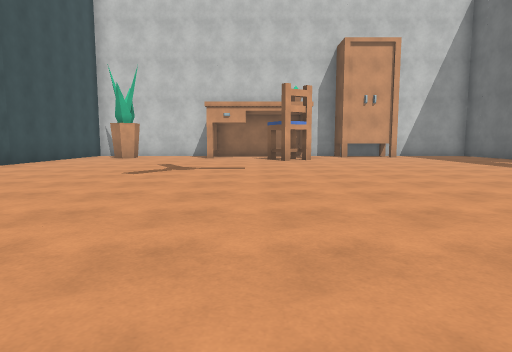
View 1 (above)

24 first-person views from a walk through a 3-D level made in the Unity game engine. The camera is 1.2 m above the floor, tilts 6° down and sees 75° across. Doors are open. The floor is counted in squares, 2 m on a side. Each view is taken from the middle of a square. On the plan, view 1 faces up. The plan holds only what a view shows up to about 10 squares ahead; the rest is blank. The place goes on beyond the plan. The player is left out. Surface patterns are stand-ins for the level's own textures.

View 2
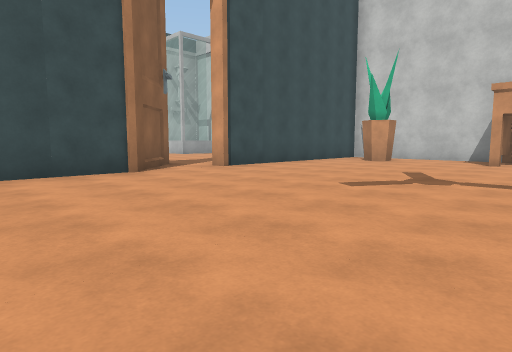

View 3
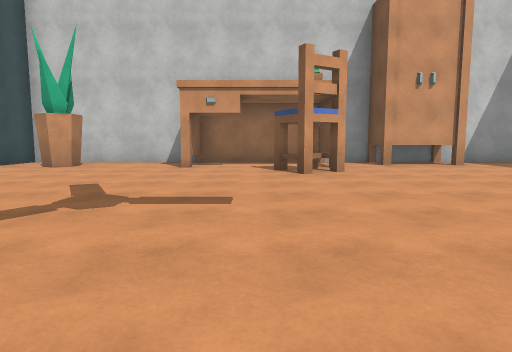

View 4
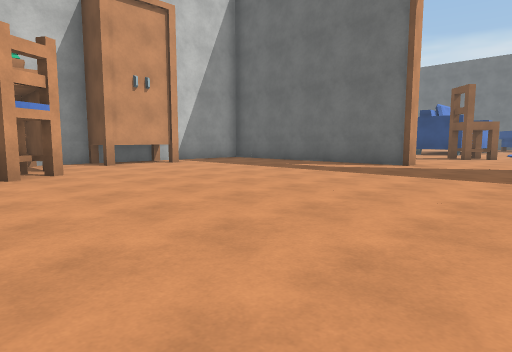

View 5
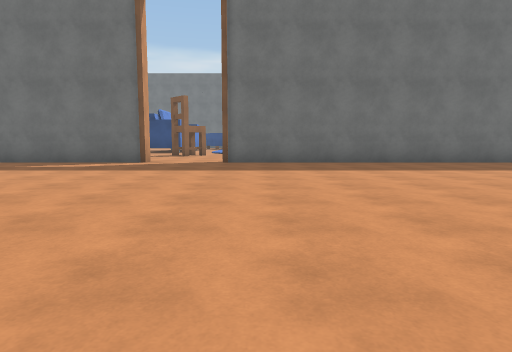

View 6
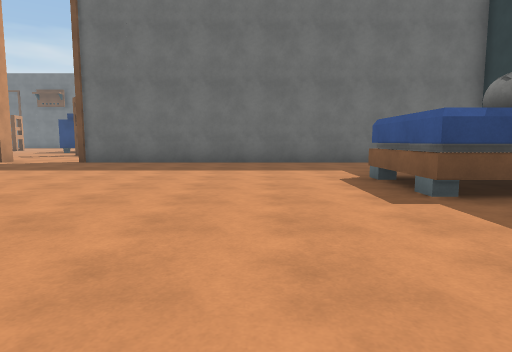

View 7
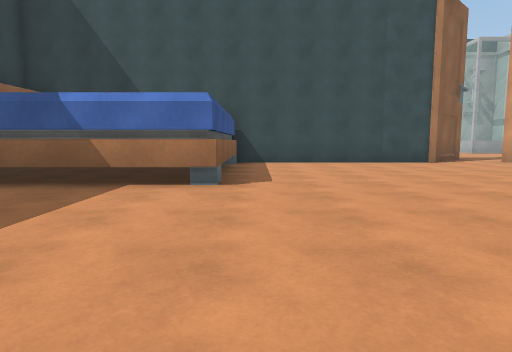

View 8
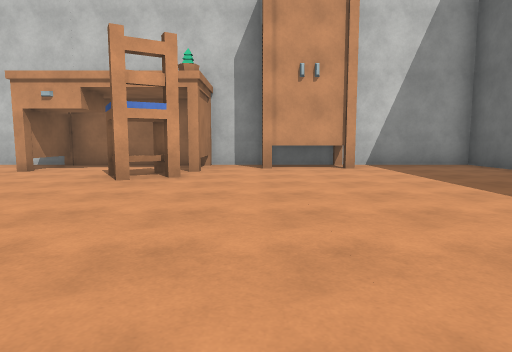

View 9
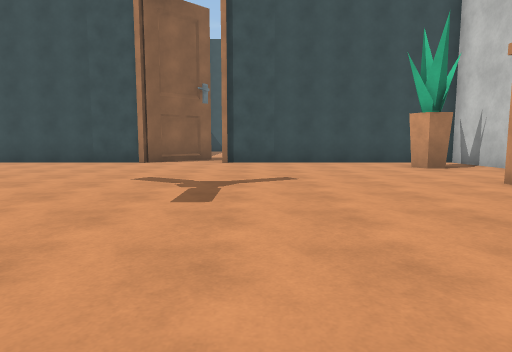

View 10
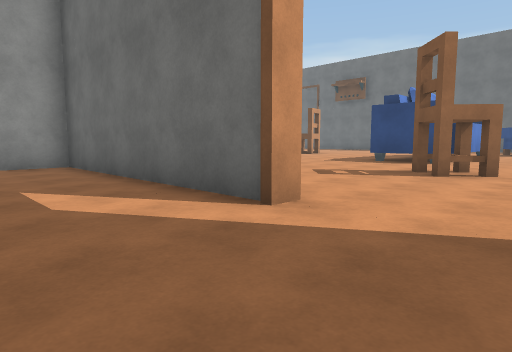

View 11
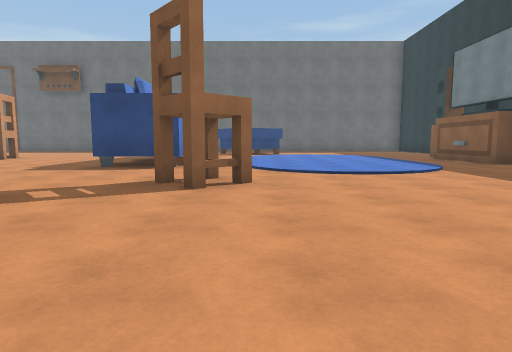

View 12
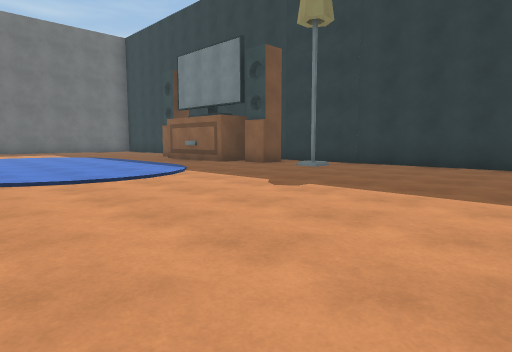

View 13
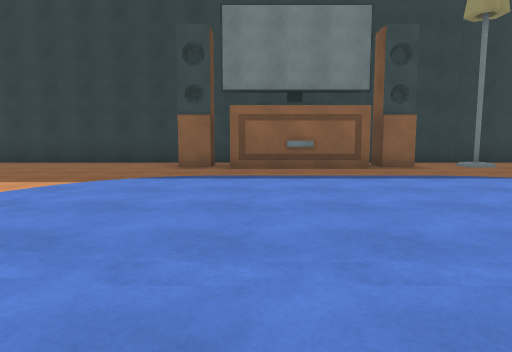

View 14
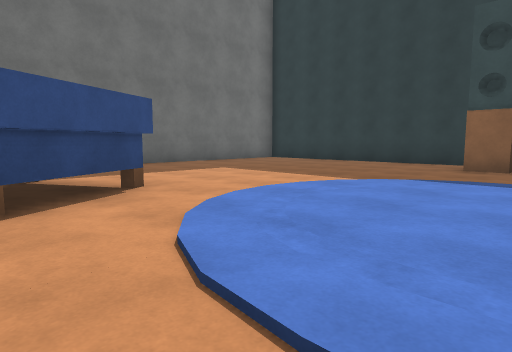

View 15
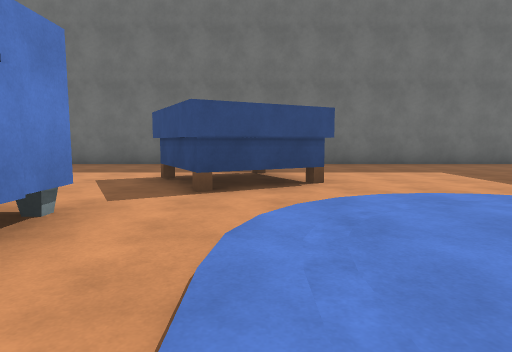

View 16
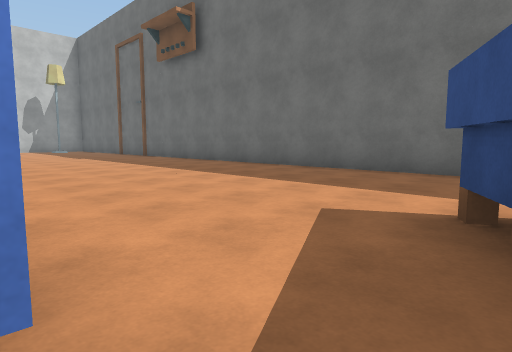

View 17
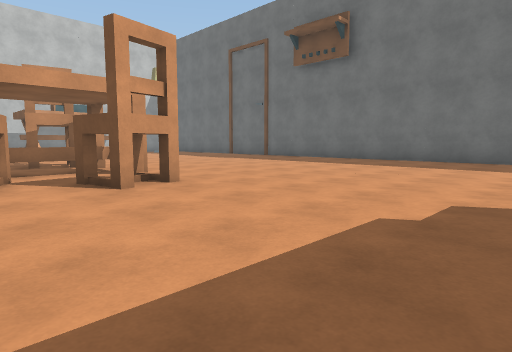

View 18
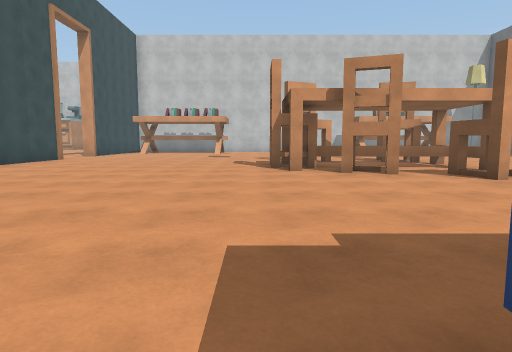

View 19
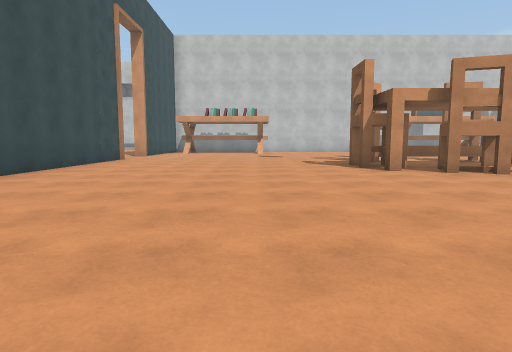

View 20
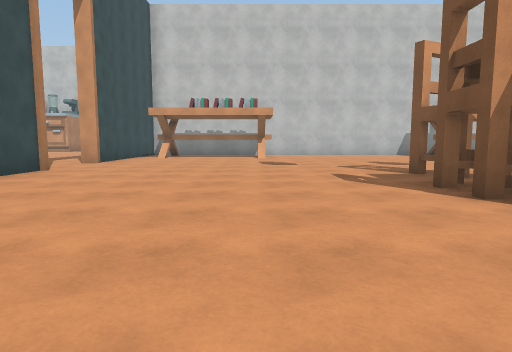

View 21
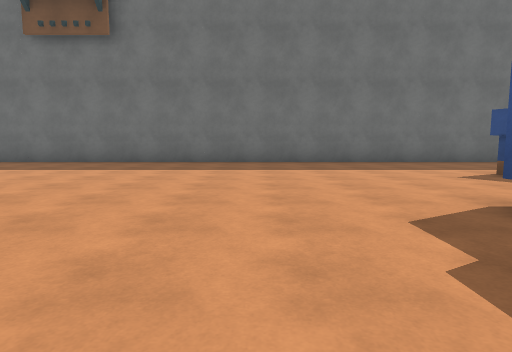

View 22
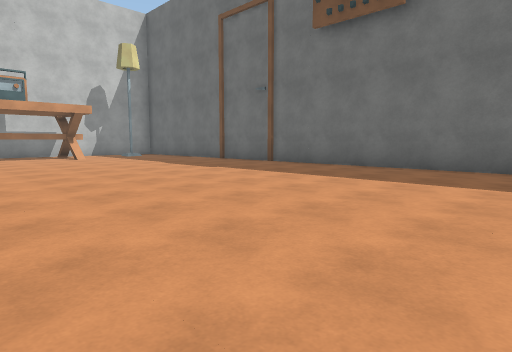

View 23
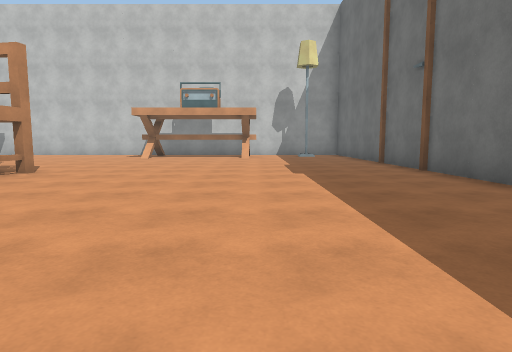

View 24
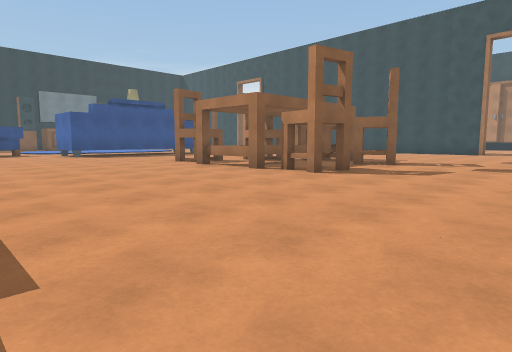

### Floor plan
Points are (right, up) in squares from view 1. A wall is a line through its corners. A room is listed if a view was taken in it or the views show most of it. See-through windows are left out.
Room 1 (views 1, 2, 3, 4, 5, 6, 7, 8, 9, 10, 11)
walls: (5, 12.1) (5, 13.5); (8.4, 7.1) (8.4, 13.4) (2.5, 13.4); (5.2, 12.3) (3.2, 12.3) (3.2, 13.5); (-2, 13.4) (-6.3, 13.4) (-6.3, 7.1) (-6.6, 7.1); (-7.6, 6.3) (-6.3, 4.9) (-6.3, -0.8); (2.5, -2.8) (2.5, -1.9) (4.6, -1.9); (-6, -0.5) (-1.4, -0.5) (-1.4, -3.5); (8.4, -3.4) (8.4, 5)
ways out: opening at (9, 6) to room 2
objects: plant (-5, 12); other object (-2, 12) to (-2, 13); other object (1, 10) to (1, 11); other object (2, 12) to (2, 13)
Room 2 (views 12, 13, 14, 15, 16, 17, 18, 19, 20, 21, 22, 23, 24)
walls: (15.5, 7.6) (15.5, 9.8); (19.7, 15.8) (19.7, 16.4); (15.7, 17.4) (15.7, 17.9); (21.2, 7.7) (20, 7.7); (19.9, 18) (19.9, 15.6); (8.8, 7.1) (8.4, 7.1); (8.6, 19.9) (8.6, 14.6); (8.6, 23.1) (8.6, 22) (8.2, 22); (19.6, -2.3) (26.2, -2.3); (10, -2.3) (15.9, -2.3); (27.5, -1.2) (27.5, 23.1)
low walls: (16.9, 16.9) (17.4, 16.9); (17.9, 16.9) (18.6, 16.9); (19.6, 16.7) (16.4, 16.7)
ways out: opening at (9, 6) to room 1; gap at (20, 18)
objects: chair (12, 6) to (13, 7); speaker (16, -1); chair (16, 17); chair (16, 19) to (17, 19); other object (17, -1) to (19, 0); chair (17, 15) to (18, 16); chair (19, 14) to (19, 15); chair (19, 19) to (20, 19); speaker (20, -1); other object (22, 5) to (25, 7)

Where each view was taken, in squares from view 1:
view 1: 0 up, 0 right, facing up
view 2: 2 up, 0 right, facing up-left
view 3: 4 up, 0 right, facing up
view 4: 4 up, 0 right, facing up-right
view 5: 4 up, 1 left, facing right
view 6: 0 up, 1 left, facing right
view 7: 0 up, 3 right, facing left
view 8: 5 up, 3 right, facing up
view 9: 8 up, 3 right, facing left
view 10: 5 up, 6 right, facing up-right
view 11: 6 up, 8 right, facing right
view 12: 6 up, 9 right, facing down-right
view 13: 7 up, 19 right, facing down
view 14: 7 up, 19 right, facing down-right
view 15: 6 up, 18 right, facing right
view 16: 7 up, 21 right, facing up-right
view 17: 10 up, 17 right, facing up-right
view 18: 9 up, 15 right, facing up
view 19: 9 up, 13 right, facing up
view 20: 13 up, 13 right, facing up
view 21: 12 up, 18 right, facing right
view 22: 13 up, 20 right, facing up-right
view 23: 13 up, 24 right, facing up
view 24: 23 up, 25 right, facing down-left
